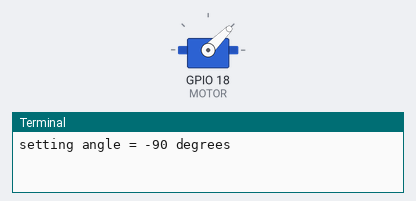
A program run on a simulated Raspberry Pi (BCM pin numbers). Parts: servo, the last lines printed to the terminal. Servo angles are drawn from the pulse width (0.5 ms = 0°, 2.5 ms = 180°).

Above: at 0.05 s.
At 3.0 s:
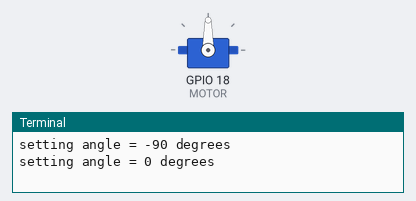
At 6.0 s:
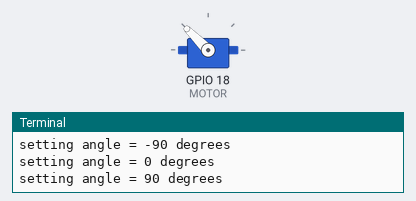
Timing chart, 0 to 7.8 s (numbered marks = the images above):
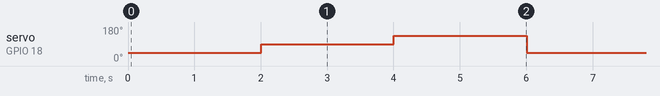

Measured:
- by itself, servo on GPIO 18 (MOTOR): repeats every 6.0 s: 135° 2.0 s, 45° 2.0 s, 90° 2.0 s

The program:

servo_hw_pwm.py
```python
import time
import pigpio
# Constants
MOTOR = 18 # Connect servomotor to BCM 18
DELAY = 2
pi = pigpio.pi()
if not pi.connected:
    exit(0)
pi.set_servo_pulsewidth(MOTOR, 0)
try:
    while True:
        print('setting angle = -90 degrees')
        pi.set_servo_pulsewidth(MOTOR, 1000)
        time.sleep(DELAY)
        print('setting angle = 0 degrees')
        pi.set_servo_pulsewidth(MOTOR, 1500)
        time.sleep(DELAY)
        print('setting angle = 90 degrees')
        pi.set_servo_pulsewidth(MOTOR, 2000)
        time.sleep(DELAY)
except KeyboardInterrupt:
    pi.stop()
```
